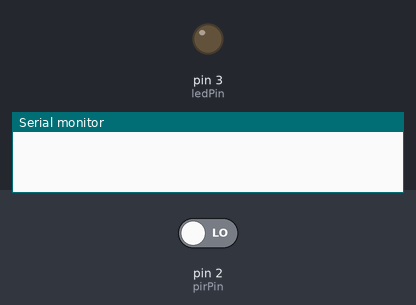
A sketch run on a simulated Arduino Uno, built with avr-gcc and run on an emulated ATmega328P. Shown: output pins drawn as LEDs (lit = HIGH), the last lines printed to the serial monitor. The inputs (shaded band) are chosen by the test bench; at power-on: pin 2 (pirPin) LOW.

Above: at 1.2 s.
1.3 s: pin 2 (pirPin) driven HIGH
At 2.0 s:
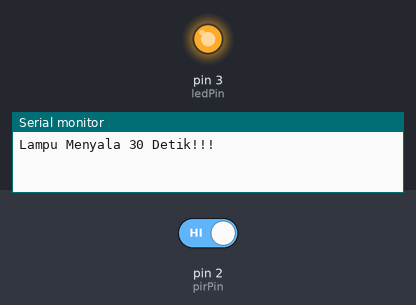
Timing chart, 0 to 4.3 s (numbered marks = the images above; inputs shaded):
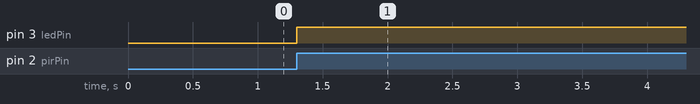

Measured:
- after the input at 1.3 s, pin 3 (ledPin): LOW → HIGH at once

The sketch:

ESPturnOnLightMotion.ino
```cpp
#define pirPin 2 // deklarasi pin dari pir yang diberi nama variabel pirPin
#define ledPin 3 // deklarasi pin led yang dihubungkan ke pin 3 dan diberi nama variabel ledPin
int statusPir = LOW; // deklarasi kondisi dari sensor pir apakah high atau low
int gerakanPir; // deklarasi variabel untuk pembacaan pir sensor

void setup() {
  pinMode(pirPin, INPUT); // set pirPin menjadi pin input
  pinMode(ledPin, OUTPUT); // set ledPin menjadi pin output
  Serial.begin(9600); // memulai komunikasi serial ke serial monitor dengan baud rate 9600
}

void loop() {
  gerakanPir = digitalRead(pirPin); // membaca sinyal dari pir ketika ada gerakan
  if (gerakanPir == HIGH) { // mengecek kondisi pir, jika mendeteksi gerakan maka skrip di bawah if akan dieksekusi
    digitalWrite(ledPin, HIGH); // menyalakan led ketika terdapat gerakan
    Serial.println("Lampu Menyala 30 Detik!!!"); // menampilkan peringatan ke serial monitor bahwa gerakan terdeteksi
    delay(30000); // menunda program selama 30 detik
    digitalWrite(ledPin, LOW); // matikan led setelah 30 detik
    Serial.println("Lampu Mati!!"); // menampilkan peringatan bahwa lampu mati
  }
}
```
